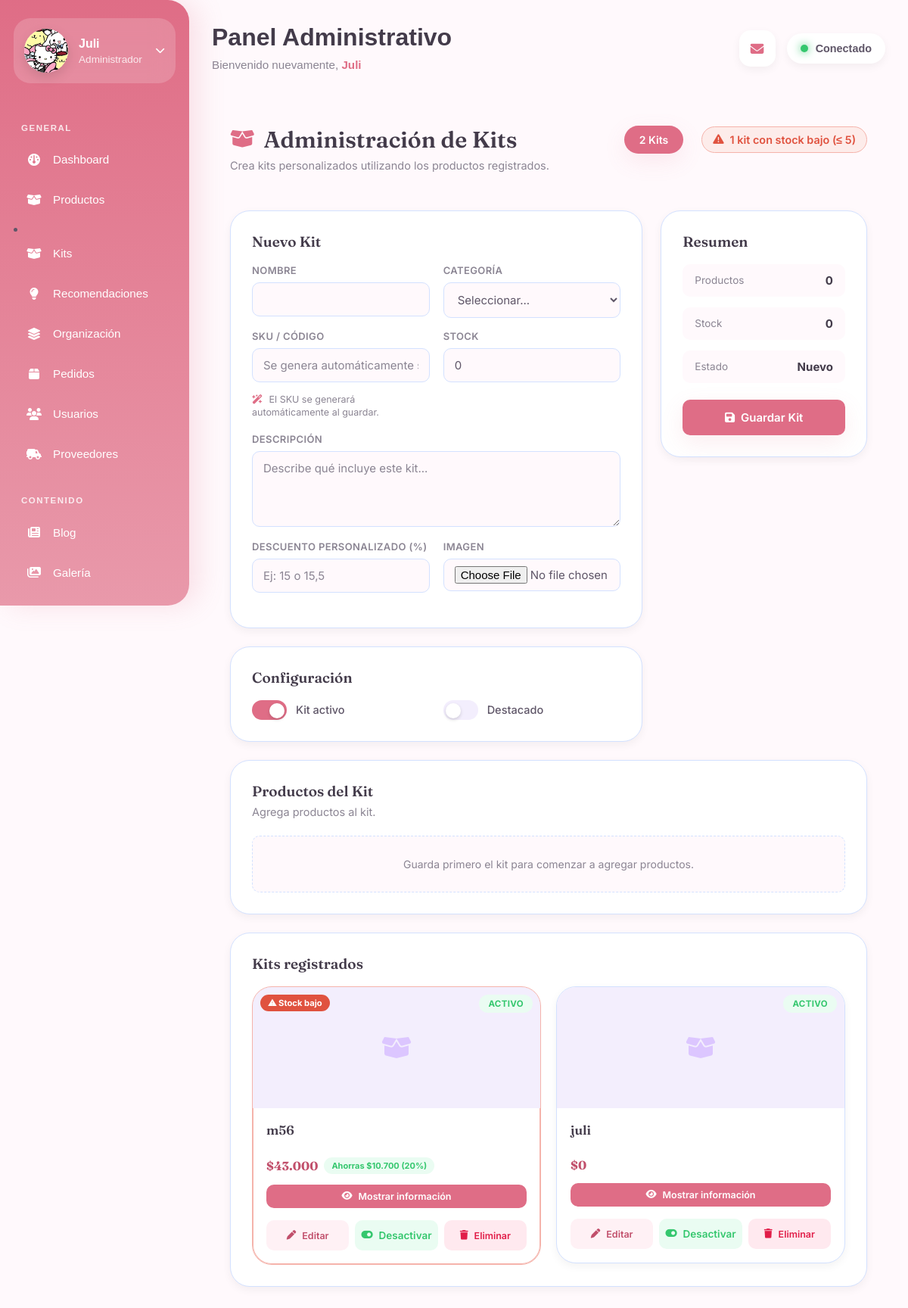
The page /dashboard/kits/ (signed in) on the database as committed earlier.
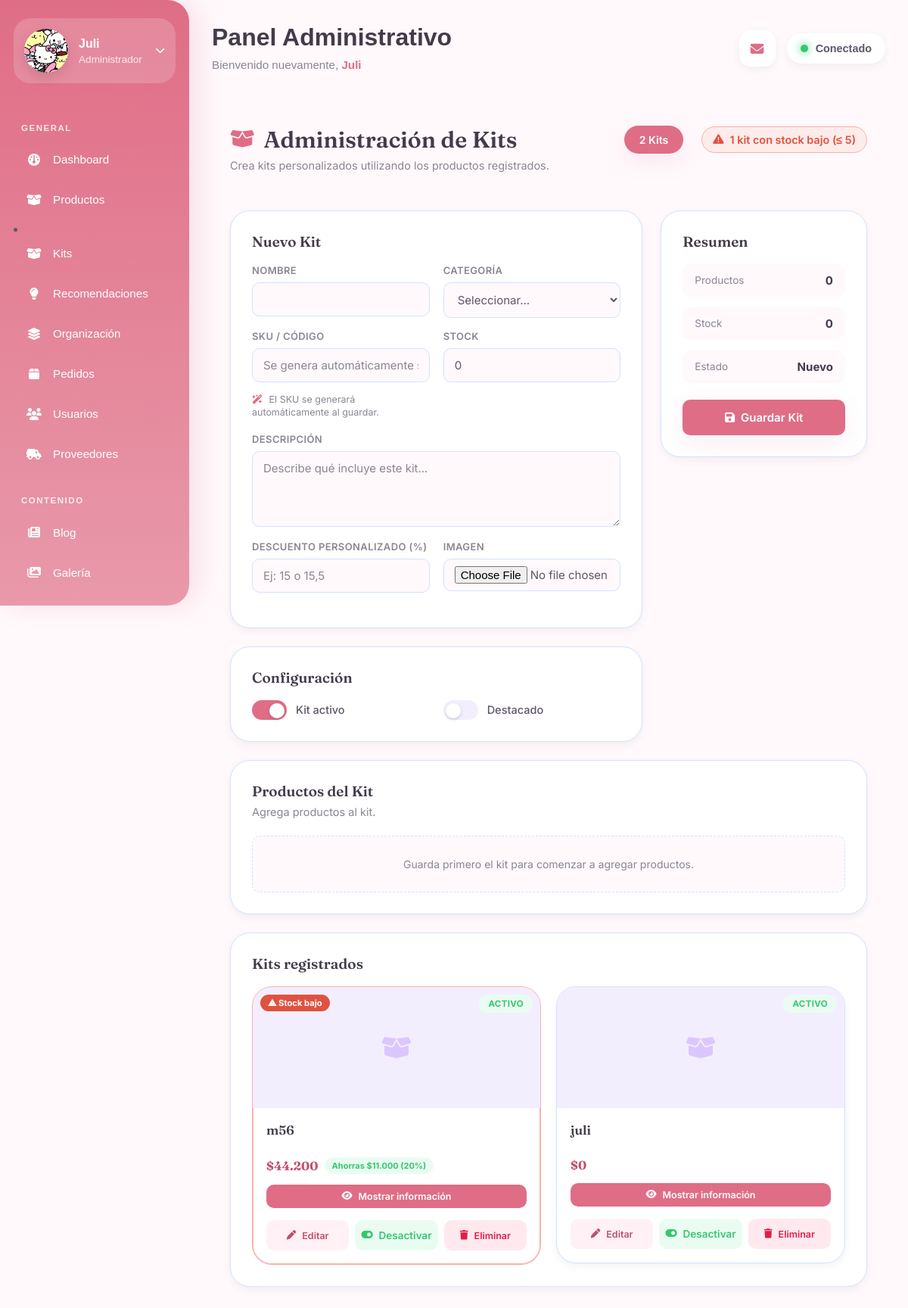
The same page on the database as committed later.
### core/models.py (models this page shows, shortened)
class Kit(models.Model):
    nombre = models.CharField(
        max_length=200
    )
    slug = models.SlugField(
        unique=True
    )
    sku = models.CharField(
        max_length=50,
        unique=True,
        blank=True,
        null=True,
        help_text="Código interno del kit. Si se deja vacío, se genera automáticamente."
    )
    stock = models.PositiveIntegerField(
        default=0,
        help_text="Unidades disponibles de este kit."
    )
    descripcion = models.TextField()
    imagen = models.ImageField(
        upload_to="kits/",
        blank=True,
        null=True
    )
    categoria = models.ForeignKey(
        Categoria,
        on_delete=models.SET_NULL,
        null=True,
        blank=True,
        related_name="kits"
    )
    activo = models.BooleanField(
        default=True
    )
    destacado = models.BooleanField(
        default=False
    )
    precio_personalizado = models.DecimalField(
        max_digits=12,
        decimal_places=2,
        blank=True,
        null=True,
        help_text="Campo legado. Usa descuento_personalizado para calcular el precio final."
    )
    descuento_personalizado = models.DecimalField(
        max_digits=5,
        decimal_places=2,
        default=0,
        validators=[
            MinValueValidator(Decimal("0")),
            MaxValueValidator(Decimal("100")),
        ],
        help_text="Porcentaje de descuento aplicado al precio normal del kit."
    )
    fecha_creacion = models.DateTimeField(
        auto_now_add=True
    )
    recomendar_test = models.BooleanField(
        default=False,
        help_text=(
            "Si está activo, este kit podrá aparecer "
            "en las recomendaciones del test de emprendimiento."
        )
    )
    inversion_minima = models.DecimalField(
        max_digits=12,
        decimal_places=2,
        default=0,
        help_text="Inversión mínima recomendada para este kit."
    )
    inversion_maxima = models.DecimalField(
        max_digits=12,
        decimal_places=2,
        default=0,
        help_text="Inversión máxima recomendada para este kit."
    )
    NIVEL_CHOICES = [
        ("principiante", "Principiante"),
        ("intermedio", "Intermedio"),
        ("avanzado", "Avanzado"),
    ]
    nivel_recomendado = models.CharField(
        max_length=20,
        choices=NIVEL_CHOICES,
        blank=True,
        default="",
        help_text="Nivel de emprendedor para el que se recomienda este kit."
    )
    PLATAFORMA_CHOICES = [
        ("tiktok", "TikTok"),
        ("instagram", "Instagram"),
        ("whatsapp", "WhatsApp"),
        ("todas", "Todas"),
    ]
    plataforma_recomendada = models.CharField(
        max_length=20,
        choices=PLATAFORMA_CHOICES,
        blank=True,
        default="",
        help_text="Plataforma donde se recomienda vender este kit."
    )
    tipo_negocio = models.CharField(
        max_length=100,
        blank=True,
        default="",
        help_text=(
            "Tipo de negocio o productos. "
            "Ej: Gloss, Skincare, Pestañas, Kits beauty."
        )
    )
    recomendacion_texto = models.TextField(
        blank=True,
        default="",
        help_text=(
            "Mensaje que verá el usuario cuando este kit "
            "sea recomendado por el test."
        )
    )
    productos = models.ManyToManyField(
        Producto,
        through="KitProducto",
        related_name="kits"
    )
    def aproximar_precio(self, precio):
        return (precio / Decimal("100")).to_integral_value(
            rounding=ROUND_CEILING
        ) * Decimal("100")
    @property
    def precio_normal(self):
        return sum(
            (
                item.subtotal
                for item in self.items.all()
            ),
            Decimal("0")
        )
    @property
    def precio_final(self):
        if (
            self.descuento_personalizado
            and self.descuento_personalizado > 0
        ):
            descuento = (
                self.descuento_personalizado
                / Decimal("100")
            )
            precio_con_descuento = (
                self.precio_normal
                * (Decimal("1") - descuento)
            )
            return self.aproximar_precio(precio_con_descuento)
        if self.precio_personalizado:
            return self.aproximar_precio(self.precio_personalizado)
        return self.precio_normal
    @property
    def ahorro(self):
        ahorro = (
            self.precio_normal
            - self.precio_final
        )
        return (
            ahorro
            if ahorro > 0
            else Decimal("0")
        )
    @property
    def ahorro_porcentaje(self):
        if self.precio_normal > 0:
            return round(
                (
                    self.ahorro
                    / self.precio_normal
                ) * 100,
                1
            )
        return 0

class KitProducto(models.Model):
    kit = models.ForeignKey(
        Kit,
        on_delete=models.CASCADE,
        related_name="items"
    )
    producto = models.ForeignKey(
        Producto,
        on_delete=models.CASCADE
    )
    variante = models.ForeignKey(
        Variante,
        on_delete=models.SET_NULL,
        null=True,
        blank=True
    )
    cantidad = models.PositiveIntegerField(
        default=1
    )
    class Meta:
        unique_together = ("kit", "producto", "variante")
    @property
    def subtotal(self):
        return self.producto.precio_base * self.cantidad

class Producto(models.Model):
    categoria = models.ForeignKey(
        Categoria,
        on_delete=models.SET_NULL,
        null=True,
        blank=True
    )
    marca = models.ForeignKey(
        Marca,
        on_delete=models.SET_NULL,
        null=True,
        blank=True
    )
    coleccion = models.ForeignKey(
        Coleccion,
        on_delete=models.SET_NULL,
        null=True,
        blank=True
    )
    nombre = models.CharField(
        max_length=200
    )
    slug = models.SlugField(
        unique=True
    )
    descripcion = models.TextField()
    info_extra = models.TextField(
        blank=True,
        null=True,
        help_text="Información adicional del producto (composición, modo de uso, cuidados, etc.)"
    )
    activo = models.BooleanField(
        default=True
    )
    precio_base = models.DecimalField(
        max_digits=12,
        decimal_places=2
    )
    costo_base = models.DecimalField(
        max_digits=12,
        decimal_places=2,
        default=0,
        help_text="Costo real del producto antes de aplicar margen de rentabilidad."
    )
    etiquetas = models.ManyToManyField(
        "Etiqueta",
        blank=True,
        related_name="productos"
    )
    fecha_creacion = models.DateTimeField(
        auto_now_add=True
    )

### core/decorators.py (the view)
    def wrapper(request, *args, **kwargs):
        user = request.user
        if not user.is_authenticated:
            return redirect("login")
        if getattr(user, "rol", None) != "admin":
            return redirect("home")
        return view_func(request, *args, **kwargs)

### core/context_processors.py (called while the page is built)
def carrito_context(request):
    cantidad_carrito = 0
    if request.user.is_authenticated:
        carrito = (
            Carrito.objects
            .filter(usuario=request.user)
            .first()
        )
        if carrito:
            cantidad_carrito = carrito.cantidad_total
    return {
        "cantidad_carrito": cantidad_carrito
    }

### core/models.py (called while the page is built)
    @property
    def cantidad_total(self):
        return sum(
            item.cantidad
            for item in self.items.all()
        )

### core/templates/core/kits.html (shortened to what the changed rows need)
{% extends "core/dashboard.html" %}
{% load static %}
{% load humanize %}
{% block content %}
<link rel="stylesheet" href="{% static 'css/kits.css' %}">
<link rel="stylesheet" href="https://cdnjs.cloudflare.com/ajax/libs/font-awesome/6.5.2/css/all.min.css">
<div class="container">
    <div class="page-header">
        <div>
            <h2>
                <i class="fa-solid fa-box-open"></i>
                Administración de Kits
            </h2>
        </div>
    </div>
    <br>
    <div class="card">
        <div class="kits-grid">
            {% for kit in kits %}
            <div class="kit-card {% if kit.stock <= umbral_stock_bajo %}kit-card-alerta{% endif %}">
                <div class="kit-imagen">
                    {% if kit.imagen %}
                    <img src="{{ kit.imagen.url }}" alt="{{ kit.nombre }}">
                    {% else %}
                    <div class="sin-imagen">
                        <i class="fa-solid fa-box-open"></i>
                    </div>
                    {% endif %}
                    {% if kit.stock <= umbral_stock_bajo %}
                    <span class="kit-stock-bajo-badge">
                        ⚠ Stock bajo
                    </span>
                    {% endif %}
                    <div class="kit-estados kit-estados-overlay">
                        {% if kit.activo %}
                        <span class="badge success">Activo</span>
                        {% else %}
                        <span class="badge danger">Inactivo</span>
                        {% endif %}
                    </div>
                </div>
                <div class="kit-body">
                    <h3>
                        {{ kit.nombre }}
                    </h3>
                    <div class="kit-precio-row">
                        <div class="kit-precio">
                            ${{ kit.precio_final|floatformat:0|intcomma }}
                        </div>
                        {% if kit.ahorro > 0 %}
                        <span class="badge-ahorro">
                            Ahorras ${{ kit.ahorro|floatformat:0|intcomma }} ({{ kit.ahorro_porcentaje|floatformat:0 }}%)
                        </span>
                        {% endif %}
                    </div>
                </div>
                <button type="button" class="btn-toggle-info" data-info="info-{{ kit.id }}">
                    <i class="fa-solid fa-eye"></i>
                    Mostrar información
                </button>
                <div class="kit-footer">
                    <a href="{% url 'dashboard_kits' %}?editar={{ kit.id }}" class="btn-editar">
                        <i class="fa-solid fa-pen"></i>
                        Editar
                    </a>
                    <form method="POST" action="{% url 'toggle_kit_activo' kit.id %}" style="display:inline;">
                        <button type="submit" class="btn-toggle {% if kit.activo %}activo{% else %}inactivo{% endif %}">
                            <i class="fa-solid {% if kit.activo %}fa-toggle-on{% else %}fa-toggle-off{% endif %}"></i>
                            {% if kit.activo %}Desactivar{% else %}Activar{% endif %}
                        </button>
                    </form>
                    <form method="POST"
                          action="{% url 'eliminar_kit' kit.id %}"
                          class="form-eliminar-kit"
                          data-nombre="{{ kit.nombre|escapejs }}"
                          style="display:inline;">
                        <button type="submit" class="btn-eliminar">
                            <i class="fa-solid fa-trash"></i>
                            Eliminar
                        </button>
                    </form>
                </div>
            </div>
            {% endfor %}
        </div>
    </div>
</div>
{% endblock %}

Rows that differ between the two databases and show on the page:
changed through a linked row, Kit (number 1 of 2 on the later page): precio_final "43.000" → "44.200"; ahorro "10.700" → "11.000"
